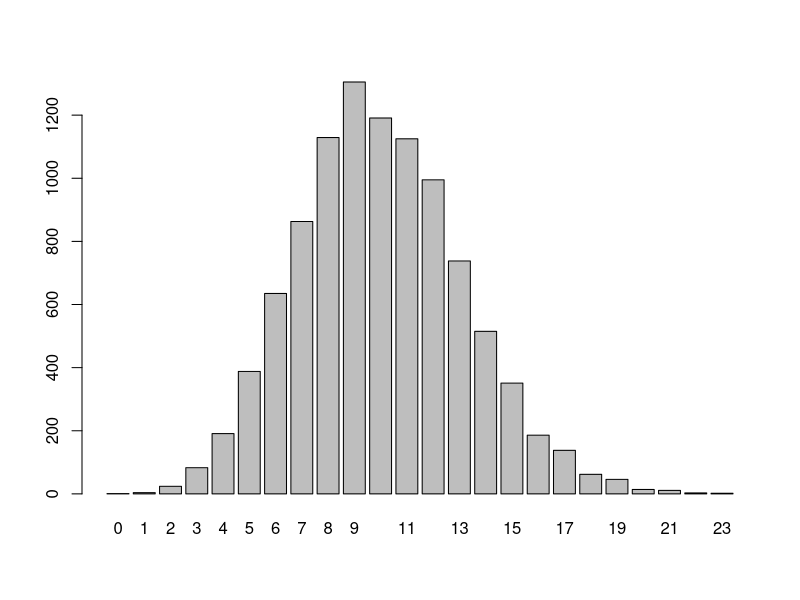
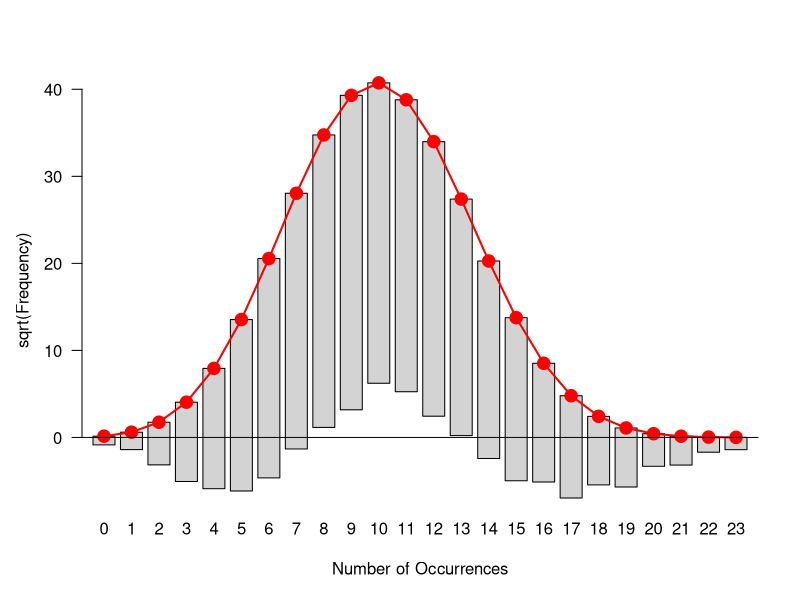
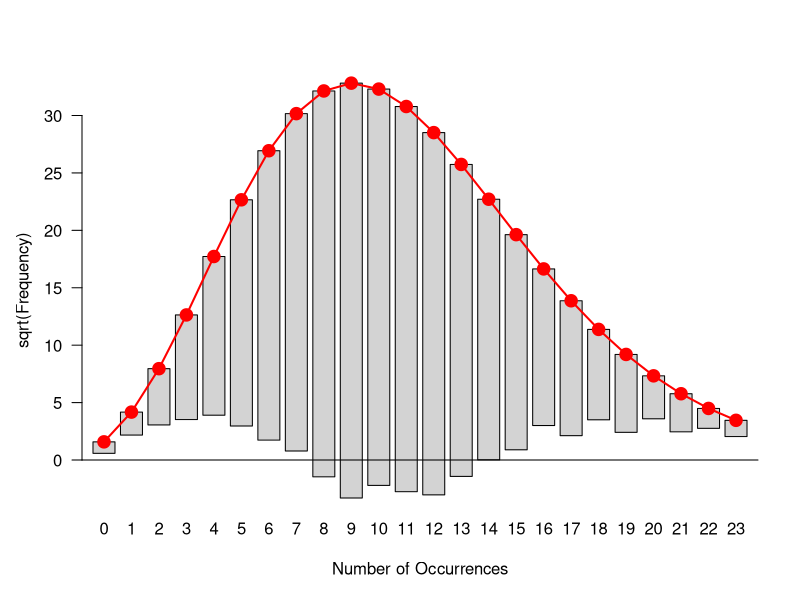
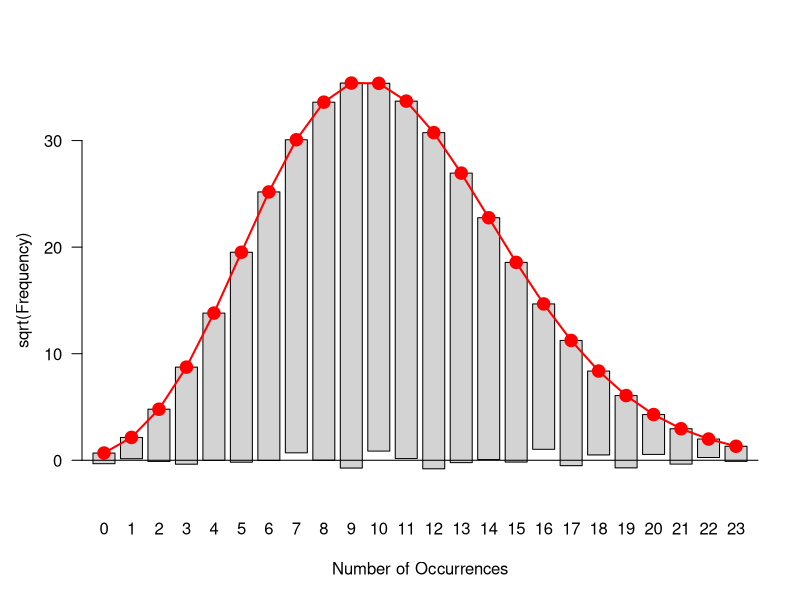

Generate these figures, in order, with R:
## ---- chunk 1
library(vcdExtra)
library(fitdistrplus)
## ---- chunk 2
set.seed(123)
x <- rpois(10000,10)
barplot(table(x))
## ---- chunk 3
m1 <- goodfit(x, "binomial", par = list(size = max(x) ))
m2 <- goodfit(x, "nbinomial", par = list(size = max(x)))
m3 <- goodfit(x, "poisson")
summary(m1)
summary(m2)
summary(m3)
plot(m1)
plot(m2)
plot(m3)
## ---- chunk 4
m1$par
m2$par
m3$par
## ---- chunk 5
fitdistr(x, "Poisson")
## ---- chunk 6
fitdistr(x, "negative binomial")
## ---- chunk 7
res1 <- fitdist(x, distr = "pois")
summary(res1)
## ---- chunk 8
res2 <- fitdist(x, distr = "nbinom", fix.arg = list(size = max(x)))
## ---- chunk 9
fit1 <- fitdist(x, distr = "binom", fix.arg = list(size = max(x)), start = list(prob = 0.3))
